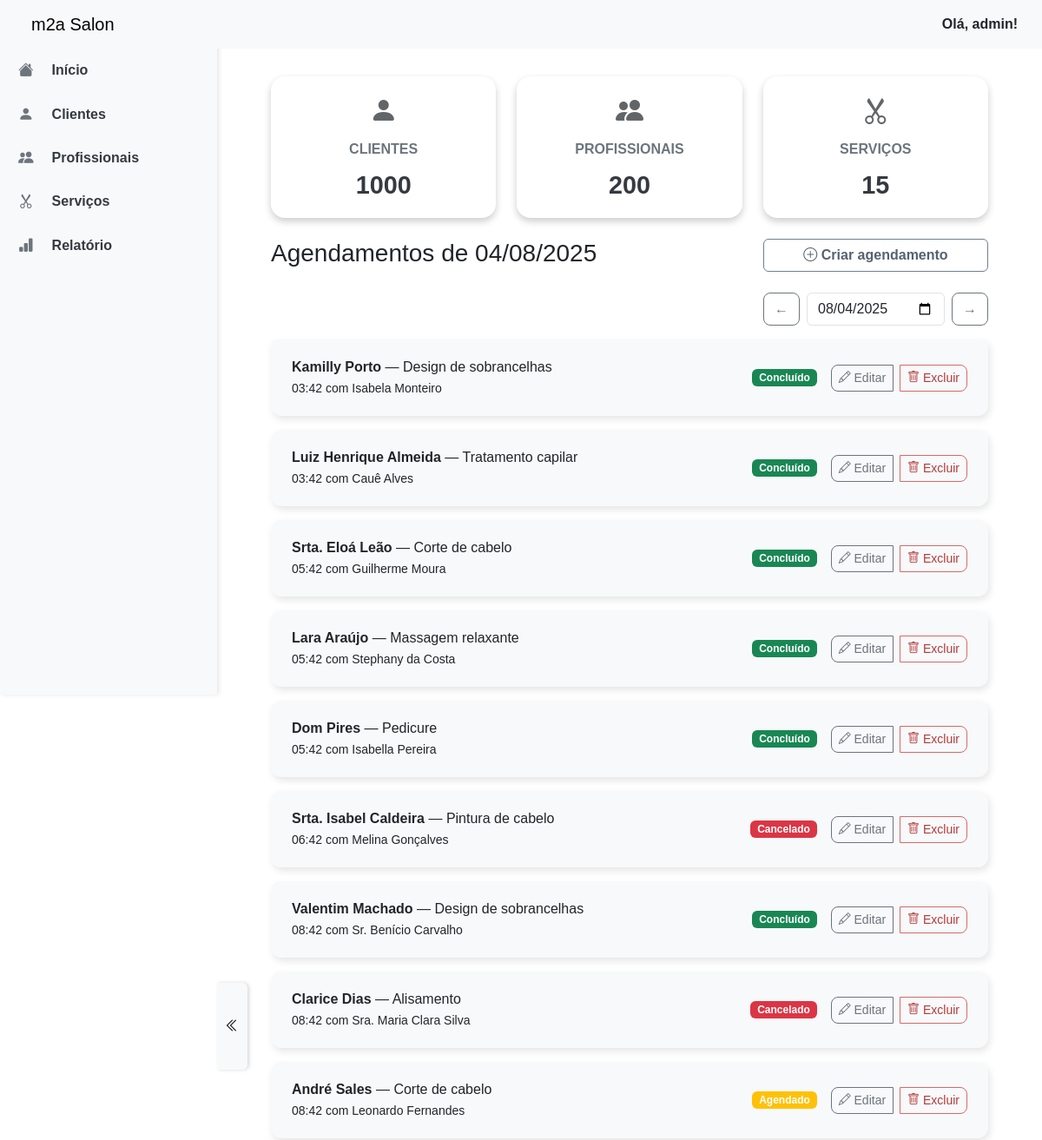
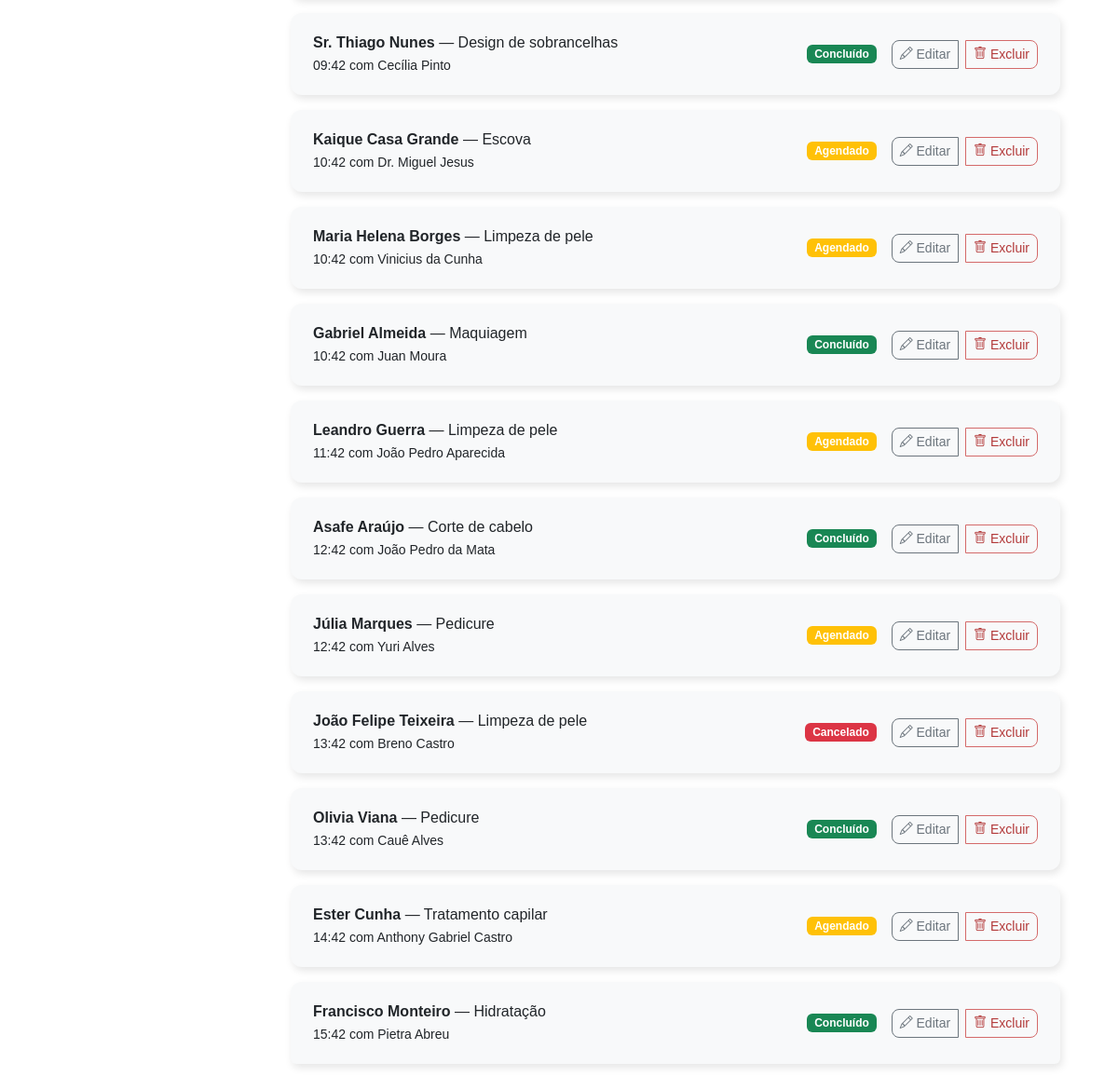
/?date=2025-08-04 (signed in), run on an earlier commit of the app's database (2 pictures, top to bottom).
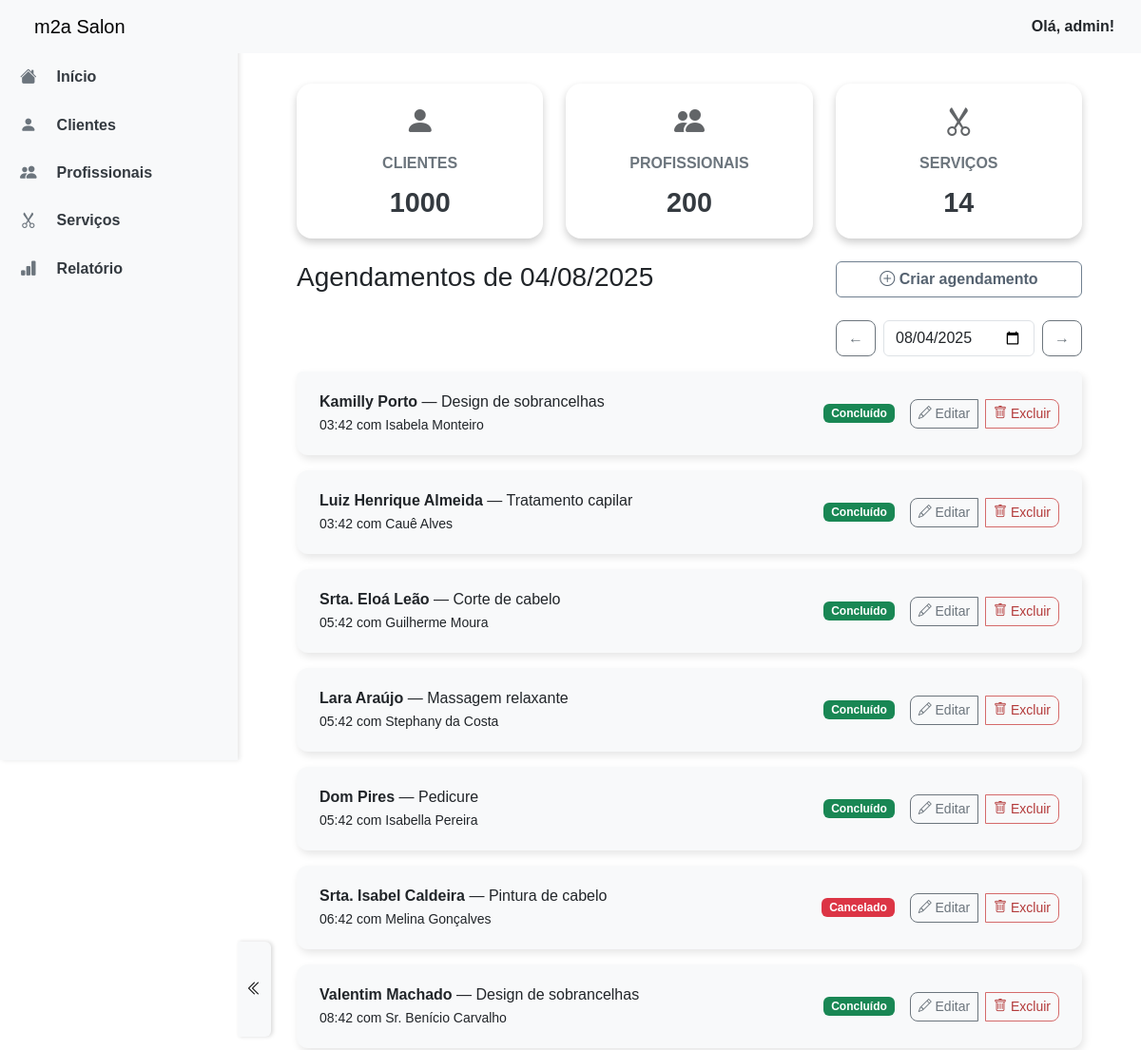
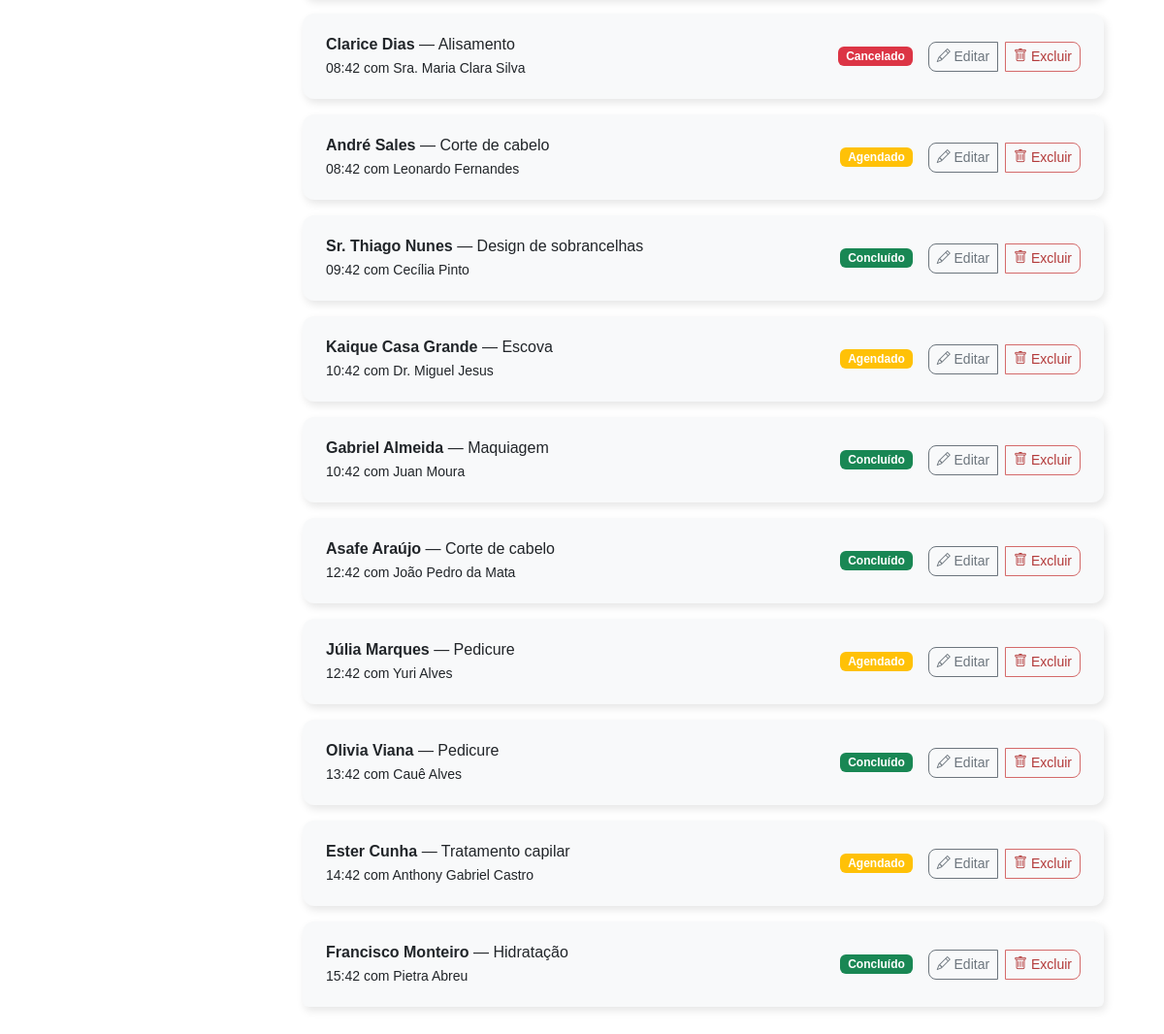
And on a later commit of the database (2 pictures, top to bottom).
### m2a_salon_app/models.py (models this page shows, shortened)
class Appointment(models.Model):
    STATUS_SCHEDULED = 'scheduled'
    STATUS_COMPLETED = 'completed'
    STATUS_CANCELED = 'canceled'
    STATUS_CHOICES = [
        (STATUS_SCHEDULED, 'Scheduled'),
        (STATUS_COMPLETED, 'Completed'),
        (STATUS_CANCELED, 'Canceled'),
    ]
    client = models.ForeignKey(Client, on_delete=models.CASCADE, related_name='appointments')
    service = models.ForeignKey(Service, on_delete=models.CASCADE, related_name='appointments')
    professional = models.ForeignKey(Professional, on_delete=models.CASCADE, related_name='appointments')
    scheduled_at = models.DateTimeField()
    status = models.CharField(max_length=10, choices=STATUS_CHOICES, default=STATUS_SCHEDULED)
    created_at = models.DateTimeField(auto_now_add=True)
    class Meta:
        verbose_name = _('Agendamento')
        verbose_name_plural = _('Agendamentos')
        ordering = ['scheduled_at']
        indexes = [
            models.Index(fields=['professional', 'scheduled_at']),
        ]

class Client(models.Model):
    name = models.CharField(max_length=100)
    email = models.EmailField(unique=True)
    phone = models.CharField(max_length=20)
    created_at = models.DateTimeField(auto_now_add=True)
    class Meta:
        verbose_name = _('Cliente')
        verbose_name_plural = _('Clientes')

class Service(models.Model):
    name = models.CharField(max_length=100)
    duration_minutes = models.PositiveIntegerField()
    price = models.DecimalField(max_digits=8, decimal_places=2)
    class Meta:
        verbose_name = _('Serviço')
        verbose_name_plural = _('Serviços')

class Professional(models.Model):
    name = models.CharField(max_length=100)
    specialties = models.ManyToManyField(Service, related_name='professionals')
    is_active = models.BooleanField(default=True)
    class Meta:
        verbose_name = _('Profissional')
        verbose_name_plural = _('Profissionais')

### m2a_salon_app/views.py (the view)
# urls.py: path('', HomeView.as_view(), name='home'),
@login_required_mixin
class HomeView(TemplateView):
    template_name = 'home.html'
    def get_context_data(self, **kwargs):
        context = super().get_context_data(**kwargs)
        date_str = self.request.GET.get('date')
        try:
            selected_date = datetime.strptime(date_str, '%Y-%m-%d').date()
        except (TypeError, ValueError):
            selected_date = now().date()
        context['selected_date'] = selected_date
        context['prev_date'] = (selected_date - timedelta(days=1)).isoformat()
        context['next_date'] = (selected_date + timedelta(days=1)).isoformat()
        context['client_count'] = Client.objects.count()
        context['service_count'] = Service.objects.count()
        context['professional_count'] = Professional.objects.count()
        context['appointment_create_url'] = reverse_lazy('appointment-create')
        appointments = Appointment.objects.filter(
            scheduled_at__date=selected_date
        ).select_related('client', 'service', 'professional')
        context['appointments_today'] = appointments
        return context

### m2a_salon_app/templatetags/custom_tags.py (called while the page is built)
@register.filter
def translate_status(value):
    mapping = {
        'scheduled': 'Agendado',
        'canceled': 'Cancelado',
        'completed': 'Concluído',
    }
    return mapping.get(value, value)

@register.filter
def status_badge_class(value):
    return {
        'scheduled': 'bg-warning',
        'canceled': 'bg-danger',
        'completed': 'bg-success',
    }.get(value, 'bg-secondary')

### m2a_salon_app/templates/home.html (shortened to what this page needs)
{% extends 'base.html' %}
{% load static %}
{% load custom_tags %}
{% block extra_css %}
    <link rel="stylesheet" href="{% static 'css/home.css' %}">
{% endblock %}
{% block content %}
<div class="container py-4">
    <div class="row mb-4 row-gap-3">
        <div class="col-md-4">
            <div class="card dashboard-card text-center position-relative">
                <div class="card-body">
                    <div class="card-icon mb-2"><i class="bi bi-person-fill"></i></div>
                    <div class="card-title">Clientes</div>
                    <div class="card-value">{{ client_count }}</div>
                </div>
            </div>
        </div>
        <div class="col-md-4">
            <div class="card dashboard-card text-center position-relative">
                <div class="card-body">
                    <div class="card-icon mb-2"><i class="bi bi-people-fill"></i></div>
                    <div class="card-title">Profissionais</div>
                    <div class="card-value">{{ professional_count }}</div>
                </div>
            </div>
        </div>
        <div class="col-md-4">
            <div class="card dashboard-card text-center position-relative">
                <div class="card-body">
                    <div class="card-icon mb-2"><i class="bi bi-scissors"></i></div>
                    <div class="card-title">Serviços</div>
                    <div class="card-value">{{ service_count }}</div>
                </div>
            </div>
        </div>
    </div>
    <div class="d-flex justify-content-between">
        <div>
            <h3 class="mb-3">Agendamentos de {{ selected_date|date:"d/m/Y" }}</h3>
        </div>
        <div class="d-flex flex-column">
            <button class="btn btn-outline-primary mb-4"
                    data-bs-toggle="modal"
                    data-bs-target="#create-modal"
                    data-form-url="{% url 'appointment-create-ajax' %}"
                    data-create-url="{% url 'appointment-create' %}">
                <i class="bi bi-plus-circle"></i> Criar agendamento
            </button>
            <form method="get" class="d-flex align-items-center gap-2 mb-3">
                <a href="?date={{ prev_date }}" class="btn btn-outline-secondary">&larr;</a>
                <input type="date" name="date" class="form-control w-auto"
                       value="{{ selected_date|date:'Y-m-d' }}" onchange="this.form.submit()">
                <a href="?date={{ next_date }}" class="btn btn-outline-secondary">&rarr;</a>
            </form>
        </div>
    </div>
    {% if appointments_today %}
    <ul class="list-group">
        {% for appt in appointments_today %}
            <li class="list-group-item d-flex justify-content-between align-items-center">
                <div>
                    <strong>{{ appt.client.name }}</strong> — {{ appt.service.name }}<br>
                    <small>{{ appt.scheduled_at|date:"H:i" }} com {{ appt.professional.name }}</small>
                </div>
                <div class="d-flex align-items-center gap-3">
                    <span class="badge {{ appt.status|status_badge_class }}">{{ appt.status|translate_status }}</span>
                    <div class="btn-group gap-2" role="group">
                        <button class="btn btn-outline-secondary btn-sm"
                                data-bs-toggle="modal"
                                data-bs-target="#edit-modal"
                                data-pk="{{ appt.pk }}"
                                data-form-url="{% url 'appointment-update-form-ajax' appt.pk %}"
                                data-update-url="{% url 'appointment-update' appt.pk %}">
                            <i class="bi bi-pencil"></i> Editar
                        </button>
                        <button class="btn btn-outline-danger btn-sm"
                                data-bs-toggle="modal"
                                data-bs-target="#delete-modal"
                                data-delete-url="{% url 'appointment-delete-data-ajax' appt.pk %}"
                                data-pk="{{ appt.pk }}">
                            <i class="bi bi-trash"></i> Excluir
                        </button>
                    </div>
                </div>
            </li>
        {% endfor %}
    </ul>
    {% else %}
    <p class="text-muted">Nenhum agendamento para {{ selected_date|date:"d/m/Y" }}.</p>
    {% endif %}
</div>
{% endblock %}

### templates/base.html (shortened to what this page needs)
{% load static %}
<!DOCTYPE html>
<html lang="pt-br">
<head>
    <link href="https://cdn.jsdelivr.net/npm/bootstrap@5.3.7/dist/css/bootstrap.min.css" rel="stylesheet"
/>
    <link rel="stylesheet" href="https://cdn.jsdelivr.net/npm/bootstrap-icons@1.11.3/font/bootstrap-icons.css">
    <link rel="stylesheet" href="{% static 'css/sidebar.css' %}">
    <link rel="stylesheet" href="{% static 'css/global.css' %}">
    {% block extra_css %}{% endblock %}
</head>
<body>
<div id="sidebar">
    <ul class="nav flex-column px-3 mt-5">
        <li class="nav-item mb-2">
            <a class="nav-link" href="{% url 'home' %}">
                <i class="bi bi-house-fill"></i>
                <span class="link-text fw-semibold">Início</span>
            </a>
        </li>
        <li class="nav-item mb-2">
            <a class="nav-link" href="{% url 'client-list' %}">
                <i class="bi bi-person-fill"></i>
                <span class="link-text fw-semibold">Clientes</span>
            </a>
        </li>
        <li class="nav-item mb-2">
            <a class="nav-link" href="{% url 'professional-list' %}">
                <i class="bi bi-people-fill"></i>
                <span class="link-text fw-semibold">Profissionais</span>
            </a>
        </li>
        <li class="nav-item mb-2">
            <a class="nav-link" href="{% url 'service-list' %}">
                <i class="bi bi-scissors"></i>
                <span class="link-text fw-semibold">Serviços</span>
            </a>
        </li>
        <li class="nav-item mb-2">
            <a class="nav-link" href="{% url 'report-completed' %}">
                <i class="bi bi-bar-chart-fill"></i>
                <span class="link-text fw-semibold">Relatório</span>
            </a>
        </li>
    </ul>
</div>
<button id="menu-toggle" title="Alternar menu">
    <i class="bi bi-chevron-double-left"></i>
</button>
<nav class="navbar navbar-expand-lg navbar-light bg-light fixed-top">
    <div class="container-fluid">
        <a class="navbar-brand ms-4" href="/">m2a Salon</a>
        <div class="d-flex ms-auto align-items-center">
            <span class="nav-user-name">
              Olá, {{ request.user.get_full_name|default:request.user.username }}!
            </span>
        </div>
    </div>
</nav>
<div id="content-wrapper" class="d-flex justify-content-center">
    <div id="content" class="w-100">
        {% block content %}{% endblock %}
    </div>
</div>
</body>
</html>

### static/css/sidebar.css (style rules this page uses)
body { overflow-x: hidden; margin: 0; font-family: Arial, sans-serif; }
#sidebar { position: fixed; top: 0; left: 0; height: 100vh; width: 250px; background-color: #f8f9fa; padding-top: 60px; transition: width 0.3s ease; overflow: hidden; z-index: 1; box-shadow: 2px 0 5px rgba(0, 0, 0, 0.1); }
#sidebar .nav { margin: 0 !important; padding: 0 !important; }
#sidebar .nav-link { font-size: 1rem; color: #343a40; display: flex; align-items: center; padding: 0.5rem 0; transition: background-color 0.2s, color 0.2s; }
#sidebar .nav-link i.bi { font-size: 1.1rem; color: #6c757d; transition: color 0.2s; margin-left: 21px; margin-right: 21px; }
#menu-toggle { position: fixed; top: 45%; left: 250px; height: 100px; width: 35px; padding: 0; border-radius: 0 0.375rem 0.375rem 0; border: none; background-color: #fff; display: flex; align-items: center; justify-content: center; cursor: pointer; transition: left 0.3s ease; background-color: #F8F9FA; z-index: 2; box-shadow: 2px 0 4px rgba(0, 0, 0, 0.15); }
#sidebar ~ #content-wrapper { transition: 0.3s ease; }
#content { margin-left: 250px; transition: margin-left 0.3s ease; padding: 20px 50px; }
.navbar { z-index: 1; }

### static/css/global.css (style rules this page uses)
#content-wrapper #content { max-width: 1000px; padding-top: 4rem; transition: 0.3s ease; }
.nav-user-name { font-weight: 600; font-size: 1rem; margin-right: 1rem; user-select: none; }
.list-group-item { border: none; border-radius: 0.75rem; box-shadow: 2px 4px 8px rgba(0, 0, 0, 0.1); margin-bottom: 1rem; padding: 1.25rem 1.5rem; transition: transform 0.2s ease; background-color: #F8F9FA; }
.btn-outline-primary { color: #556270; border-color: #708090; font-weight: 600; transition: all 0.3s ease; }
.btn-outline-danger { color: #b33a3a; border-color: #d46a6a; font-weight: 600; transition: all 0.3s ease; }
.btn-outline-secondary, .btn-outline-danger { border-radius: 0.5rem; font-weight: 500; transition: all 0.15s ease; }

### static/css/home.css (style rules this page uses)
.dashboard-card { border: none; border-radius: 1rem; box-shadow: 0 4px 8px rgba(0, 0, 0, 0.2); transition: transform 0.2s ease; }
.card-icon { font-size: 2rem; opacity: 0.7; }
.card-title { font-size: 1rem; text-transform: uppercase; font-weight: bold; color: #6c757d; }
.card-value { font-size: 1.8rem; font-weight: bold; color: #343a40; }

What changed in the data, as far as the page shows it:
removed Appointment: client.name "Maria Helena Borges", service.name "Limpeza de pele", scheduled_at "10:42", professional.name "Vinicius da Cunha", status|translate_status "Agendado"
removed Appointment: client.name "Leandro Guerra", service.name "Limpeza de pele", scheduled_at "11:42", professional.name "João Pedro Aparecida", status|translate_status "Agendado"
removed Appointment: client.name "João Felipe Teixeira", service.name "Limpeza de pele", scheduled_at "13:42", professional.name "Breno Castro", status|translate_status "Cancelado"
Also different on the page:
{{ service_count }}: "15" → "14"
